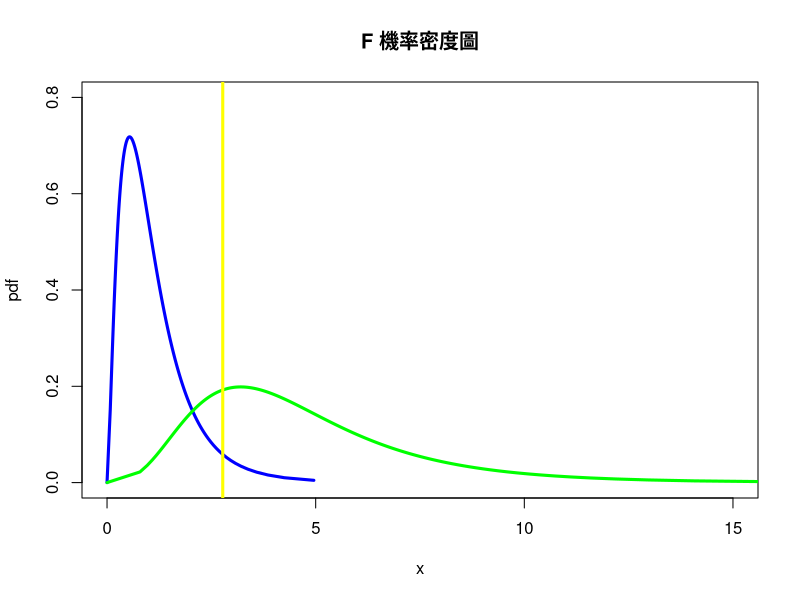

Here is the R script that generated this plot: (Note: this script raises an error after producing the figure.)
#實驗設計作業
#7.1
g = 6                     # 分組
n = 2                     # 每組個數
N = n*g                   # 總個數
F = qf(0.95,g-1,N-g)      # a=0.05 虛無假設下臨界點之F值
power=1-pf(F,g-1,N-g,4*n) # 檢定力power

while(power<0.7){
  n = n+1
  N = n*g
  F = qf(0.95,g-1,N-g)
  power = 1-pf(F,g-1,N-g,4*n)
}
seq <- seq(0,0.995,by=0.005)
q <- qf(seq,g-1,N-g) 
dp <- df(q,g-1,N-g) 
nq <- qf(seq,g-1,N-g,4*n)
ndp <- df(nq,g-1,N-g,4*n)
plot(dp~q,type="l",main="F 機率密度圖",xlab="x",ylab = "pdf",xlim=c(0,15),ylim=c(0,0.8),col="#0000FF",lwd=3)
lines(ndp~nq,type="l",col="#00FF00",lwd=3)
abline(v=F,col ="#FFFF00",fill ="gray",lwd=3)
N;power

#ggplot
data <- cbind(q,dp,nq,ndp)
colnames(data) <- c("H0_x","H0_y","H1_x","H1_y")
data <- as.data.frame(data)
ggplot(data)+ labs(title = "F distribution (central & non-central)",size=40,x="x",y="pdf")+
  theme(axis.text=element_text(size=12),title=element_text(size=40))+
  geom_line(mapping = aes(x=H0_x,y=H0_y),col="#00EE00",lwd=1.5)+
  geom_line(mapping = aes(x=H1_x,y=H1_y),col="#00BBFF",lwd=1.5)+
  geom_vline(mapping = aes(xintercept=F),col="#FF0000",lwd=2,linetype=2)+
  scale_x_continuous(breaks = c(0:2,F,3:15),labels = c(0:2,"F",3:15))+
  theme(panel.background = element_rect(fill ="#FFFFF0", colour = "black",size = 2))


#7.3
g=4
N=16
n=N/g
var0=3
alphasq=6#給定的處理平方和
E1=0.01#顯著水準
afa=1-E1
zeta=(alphasq*n)/var0#非中心參數
z=qf(afa,g-1,N-g)#檢定臨界值
1-pf(z,g-1,N-g,zeta)#檢定力


#problem7.2
var0=35#給定的誤差變異數
ybar=c(45,32,60)#每組的估計值
alpha=ybar-mean(ybar)
afasq=sum(alpha^2)
zeta=0#非中心參數
n=2#每組的樣本數
g=3#組數
power=0
while(power<0.95){
  z=qf(0.99,g-1,n*3-g)
  zeta=(n*afasq)/var0
  power=1-pf(z,g-1,n*3-g,ncp=zeta)
  n=n+1
}
N=n*g;N#檢定力超過0.95的最低樣本數
power#最後的檢定力


# plot
